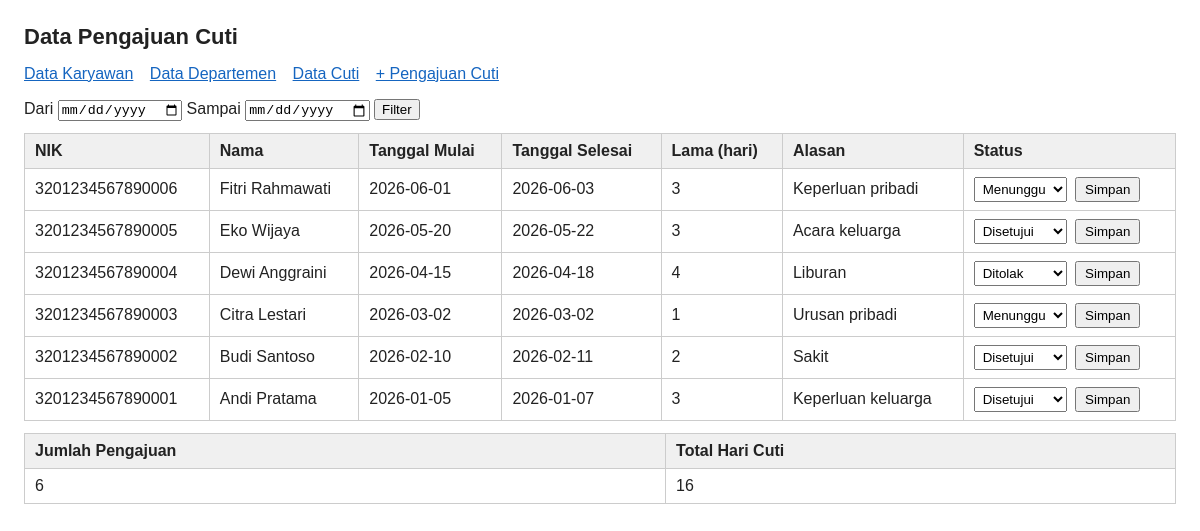
Screenshot of /cuti.php with the database file from the repository.
### tables this page shows
CREATE TABLE cuti (
  id INT AUTO_INCREMENT PRIMARY KEY,
  karyawan_id INT NOT NULL,
  tanggal_mulai DATE NOT NULL,
  tanggal_selesai DATE NOT NULL,
  lama_cuti INT NOT NULL,
  alasan VARCHAR(255) NOT NULL,
  status ENUM('Menunggu','Disetujui','Ditolak') NOT NULL DEFAULT 'Menunggu',
  FOREIGN KEY (karyawan_id) REFERENCES karyawan(id)
);

CREATE TABLE karyawan (
  id INT AUTO_INCREMENT PRIMARY KEY,
  nik VARCHAR(16) NOT NULL UNIQUE,
  nama VARCHAR(100) NOT NULL,
  gender ENUM('Laki-laki','Perempuan') NOT NULL,
  tanggal_lahir DATE NOT NULL,
  departemen_id INT NOT NULL,
  tanggal_masuk DATE NOT NULL,
  FOREIGN KEY (departemen_id) REFERENCES departemen(id)
);

### validasi_cuti.php (called while the page is built, shortened)
<?php
function leave_statuses() {
    return array('Menunggu', 'Disetujui', 'Ditolak');
}

### cuti.php (the view, shortened to what this page needs)
<?php
require_once 'validasi_cuti.php';
$date_from = request_value('dari');
$date_to = request_value('sampai');
$conditions = array();
$where_clause = $conditions ? 'WHERE ' . implode(' AND ', $conditions) : '';
$leaves = mysql_query("SELECT c.*, k.nik, k.nama
                       FROM cuti c
                       JOIN karyawan k ON k.id = c.karyawan_id
                       $where_clause
                       ORDER BY c.tanggal_mulai DESC, c.id DESC")
    or die('Query gagal: ' . mysql_error());
$summary_result = mysql_query("SELECT COUNT(*) AS jumlah, COALESCE(SUM(c.lama_cuti), 0) AS total_hari
                               FROM cuti c
                               JOIN karyawan k ON k.id = c.karyawan_id
                               $where_clause")
    or die('Query rekap gagal: ' . mysql_error());
$summary = mysql_fetch_assoc($summary_result);
?>
<div class="nav">
    <a href="index.php">Data Karyawan</a>
    <a href="departemen.php">Data Departemen</a>
    <a href="cuti.php">Data Cuti</a>
    <a href="cuti_tambah.php">+ Pengajuan Cuti</a>
</div>
<form class="cari" method="get" action="cuti.php">
    Dari <input type="date" name="dari" value="<?php echo escape_html($date_from); ?>">
    Sampai <input type="date" name="sampai" value="<?php echo escape_html($date_to); ?>">
    <button type="submit">Filter</button>
</form>
<table>
    <tr>
        <th>NIK</th>
        <th>Nama</th>
        <th>Tanggal Mulai</th>
        <th>Tanggal Selesai</th>
        <th>Lama (hari)</th>
        <th>Alasan</th>
        <th>Status</th>
    </tr>
    <?php while ($row = mysql_fetch_assoc($leaves)) { ?>
    <tr>
        <td><?php echo escape_html($row['nik']); ?></td>
        <td><?php echo escape_html($row['nama']); ?></td>
        <td><?php echo escape_html($row['tanggal_mulai']); ?></td>
        <td><?php echo escape_html($row['tanggal_selesai']); ?></td>
        <td><?php echo (int)$row['lama_cuti']; ?></td>
        <td><?php echo escape_html($row['alasan']); ?></td>
        <td>
            <form class="inline" method="post" action="cuti.php">
                <select name="status">
                    <?php foreach (leave_statuses() as $status_option) { ?>
                    <option value="<?php echo $status_option; ?>" <?php if ($row['status'] === $status_option) echo 'selected'; ?>><?php echo $status_option; ?></option>
                    <?php } ?>
                </select>
                <button type="submit">Simpan</button>
            </form>
        </td>
    </tr>
    <?php } ?>
</table>
<table class="rekap">
    <tr>
        <th>Jumlah Pengajuan</th>
        <th>Total Hari Cuti</th>
    </tr>
    <tr>
        <td><?php echo (int)$summary['jumlah']; ?></td>
        <td><?php echo (int)$summary['total_hari']; ?></td>
    </tr>
</table>

### style.css (style rules this page uses)
body { font-family: Arial, Helvetica, sans-serif; margin: 24px; color: #222; }
a { color: #1565c0; }
.nav { margin-bottom: 16px; }
.nav a { margin-right: 12px; }
table { border-collapse: collapse; width: 100%; margin-top: 12px; }
th, td { border: 1px solid #ccc; padding: 8px 10px; text-align: left; }
th { background: #f0f0f0; }
form.cari { margin: 12px 0; }
form.inline { margin: 0; }
form.inline select { padding: 3px 4px; }
form.inline button { padding: 3px 8px; margin-left: 4px; }

### rows the page displays
cuti: karyawan.nik "3201234567890006", karyawan.nama "Fitri Rahmawati", tanggal_mulai "2026-06-01", tanggal_selesai "2026-06-03", lama_cuti "3", alasan "Keperluan pribadi", status "Menunggu"
cuti: karyawan.nik "3201234567890005", karyawan.nama "Eko Wijaya", tanggal_mulai "2026-05-20", tanggal_selesai "2026-05-22", lama_cuti "3", alasan "Acara keluarga", status "Disetujui"
cuti: karyawan.nik "3201234567890004", karyawan.nama "Dewi Anggraini", tanggal_mulai "2026-04-15", tanggal_selesai "2026-04-18", lama_cuti "4", alasan "Liburan", status "Ditolak"
cuti: karyawan.nik "3201234567890003", karyawan.nama "Citra Lestari", tanggal_mulai "2026-03-02", tanggal_selesai "2026-03-02", lama_cuti "1", alasan "Urusan pribadi", status "Menunggu"
cuti: karyawan.nik "3201234567890002", karyawan.nama "Budi Santoso", tanggal_mulai "2026-02-10", tanggal_selesai "2026-02-11", lama_cuti "2", alasan "Sakit", status "Disetujui"
cuti: karyawan.nik "3201234567890001", karyawan.nama "Andi Pratama", tanggal_mulai "2026-01-05", tanggal_selesai "2026-01-07", lama_cuti "3", alasan "Keperluan keluarga", status "Disetujui"

### other values shown
$heading "Data Pengajuan Cuti"
$summary['jumlah'] "6"
$summary['total_hari'] "16"
